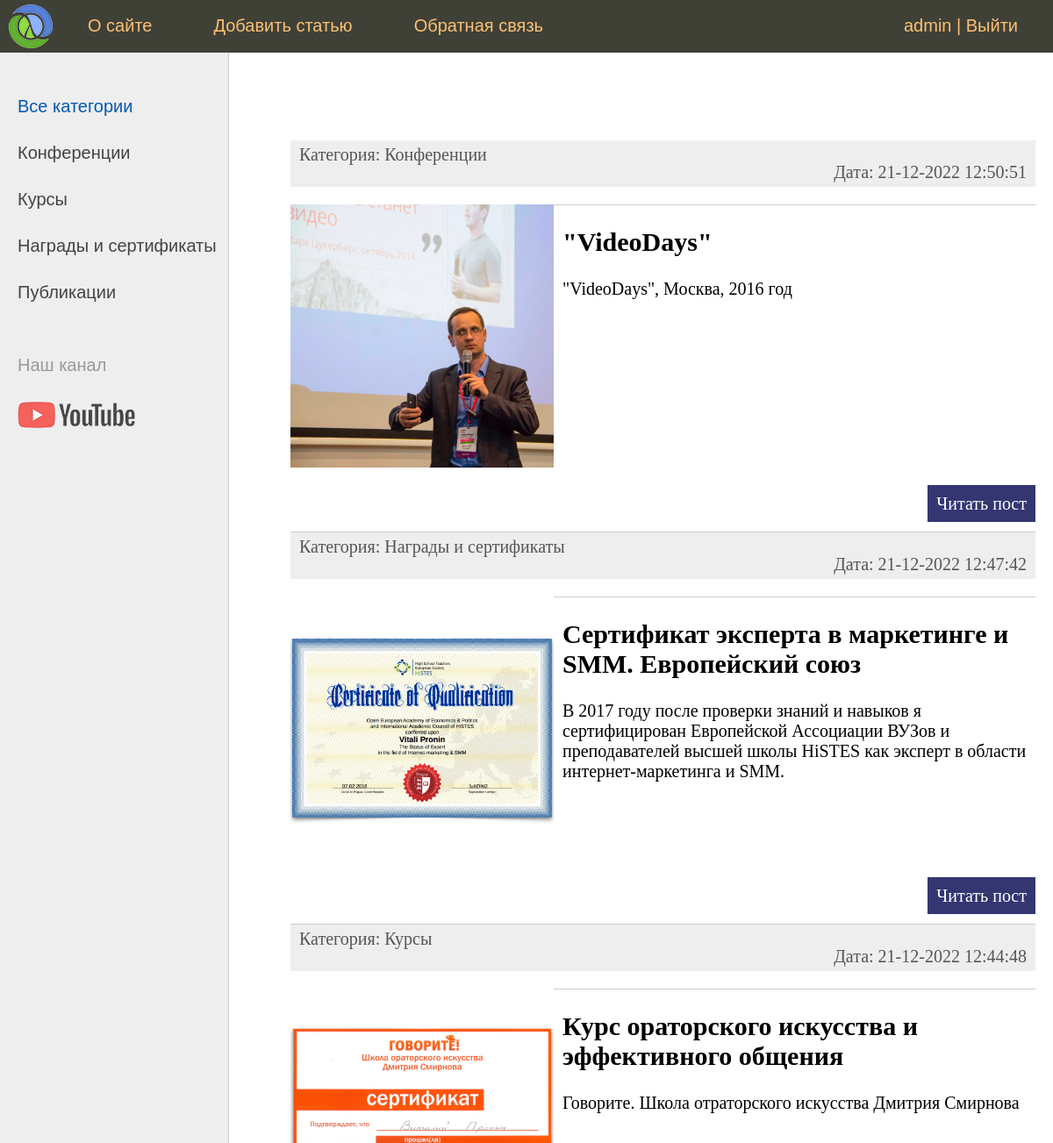
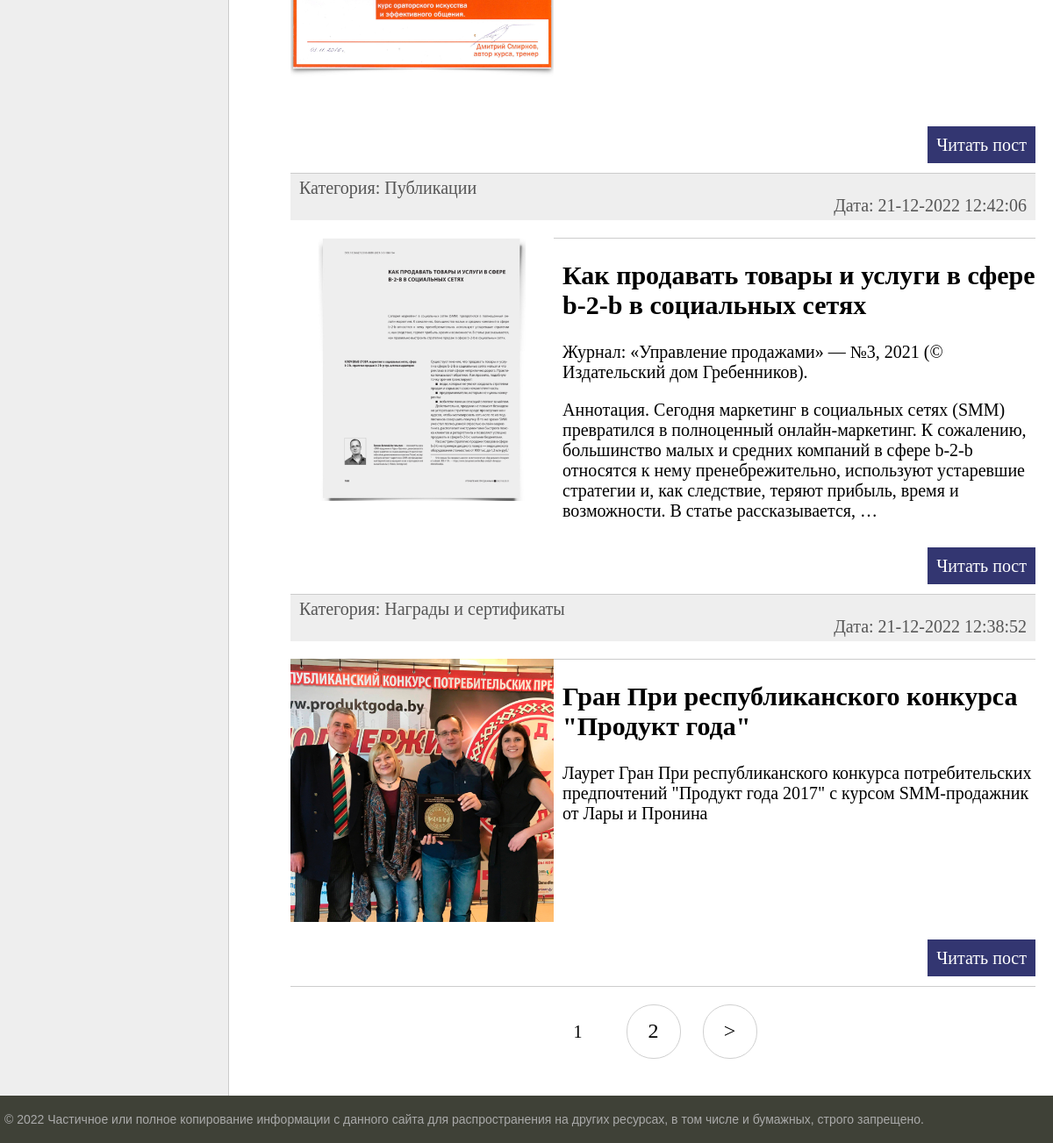
The app's page / (signed in) with its own data (2 pictures, top to bottom).
### women/models.py (models this page shows, shortened)
class Category(models.Model):
    name = models.CharField(max_length=100, db_index=True, verbose_name="Категория")
    slug = models.SlugField(max_length=255, unique=True, db_index=True, verbose_name="URL")
    def __str__(self):
        return self.name
    def get_absolute_url(self):
        return reverse('category', kwargs={'cat_slug': self.slug})
    class Meta:
        verbose_name = 'Категория'
        verbose_name_plural = 'Категории'
        ordering = ['id']

class Women(models.Model):
    title = models.CharField(max_length=255, verbose_name="Заголовок")
    slug = models.SlugField(max_length=255, unique=True, db_index=True, verbose_name="URL")
    content = models.TextField(blank=True, verbose_name="Текст статьи")
    photo = models.ImageField(upload_to="photos/%Y/%m/%d/", verbose_name="Фото")
    time_create = models.DateTimeField(auto_now_add=True, verbose_name="Время создания")
    time_update = models.DateTimeField(auto_now=True, verbose_name="Время изменения")
    is_published = models.BooleanField(default=True, verbose_name="Публикация")
    cat = models.ForeignKey('Category', on_delete=models.PROTECT, verbose_name="Категории")
    def get_absolute_url(self):
        return reverse('post', kwargs={'post_slug': self.slug})
    class Meta:
        verbose_name = 'Известные женщины'
        verbose_name_plural = 'Известные женщины'
        ordering = ['-time_create', 'title']

### women/views.py (the view)
# urls.py: path('', cache_page(60)(WomenHome.as_view()), name='home'),
class WomenHome(DataMixin, ListView):
    model = Women
    paginate_by = 5
    template_name = 'women/index.html'
    context_object_name = 'posts'
    def get_context_data(self, *, object_list=None, **kwargs):
        context = super().get_context_data(**kwargs)
        c_def = self.get_user_context(title="Главная страница")
        return dict(list(context.items()) + list(c_def.items()))
    def get_queryset(self):
        return Women.objects.filter(is_published=True).select_related('cat')

### women/utils.py (called while the page is built)
    def get_user_context(self, **kwargs):
        context = kwargs
        cats = cache.get('cats')
        if not cats:
            cats = Category.objects.annotate(Count('women'))
            cache.set('cats', cats, 60)
        user_menu = menu.copy()
        if not self.request.user.is_authenticated:
            user_menu.pop(1)
        context['menu'] = user_menu
        context['cats'] = cats
        if 'cat_selected' not in context:
            context['cat_selected'] = 0
        return context

### women/templates/women/index.html (shortened to what this page needs)
{% extends 'women/base.html' %}
{% block content %}
<ul class="list-articles">
	{% for p in posts %}
			<li><div class="article-panel">
	<p class="first">Категория: {{p.cat}}<p/>
	<p class="last">Дата: {{p.time_update|date:"d-m-Y H:i:s"}}<p/>
</div>
{% if p.photo %}
	<p><img class="img-article-left thunb" src="{{p.photo.url}}"></p>
{% endif %}
			<li><h2>{{p.title}}</h2>
	{% autoescape on %}
	{{p.content|linebreaks|truncatewords:50}}
	{% endautoescape %}
			<p class="link-read-post"><a href="{{ p.get_absolute_url }}">Читать пост</a></p>
			</li>
	{% endfor %}
</ul>
{% endblock %}

### women/templates/women/base.html (shortened to what this page needs)
{% load static %}
{% load women_tags %}
<!DOCTYPE html>
<html>
<head>
	<link type="text/css" href="{% static 'women/css/styles.css' %}" rel="stylesheet" />
</head>
<body>
<table class="table-page" border=0 cellpadding="0" cellspacing="0">
<tr><td valign=top>
{% block mainmenu %}
		<div class="header">
			<ul id="mainmenu" class="mainmenu">
			<li class="logo"><a href="{% url 'home' %}"><div class="logo"></div></a></li>
{% for m in menu %}
			<li><a href="{% url m.url_name %}">{{m.title}}</a></li>
{% endfor %}
				{% if request.user.is_authenticated %}
				<li class="last"> {{user.username}} | <a href="{% url 'logout' %}">Выйти</a></li>
				{% else %}
				<li class="last"><a href="{% url 'register' %}">Регистрация</a> | <a href="{% url 'login' %}">Войти</a></li>
				{% endif %}
			</ul>
		</div>
{% endblock mainmenu %}
<table class="table-content" border=0 cellpadding="0" cellspacing="0">
<tr>
	{% load cache %}
	<td valign="top" class="left-chapters">
	<ul id="leftchapters">
{% cache 60 sidebar %}
{% if cat_selected == 0 %}
		<li class="selected">Все категории</li>
{% else %}
		<li><a href="{% url 'home' %}">Все категории</a></li>
{% endif %}
{% for c in cats %}
{% if c.women__count > 0 %}
	{% if c.pk == cat_selected %}
		<li class="selected">{{c.name}}</li>
	{% else %}
		<li><a href="{{ c.get_absolute_url }}">{{c.name}}</a></li>
	{% endif %}
{% endif %}
{% endfor %}
{% endcache %}
		<li class="share">
		<p>Наш канал</p>
		<a class="share-yt" href="https://www.youtube.com/channel/UC14Wovl8fOyP_UGjCD94HHA" target="_blank" rel="nofollow"></a>
		</li>
	</ul>
</td>
<td valign="top" class="content">
	<div class="content-text">
{% block content %}
{% endblock %}
{% if page_obj.has_other_pages %}
<nav class="list-pages">
    <ul>
        {% for p in paginator.page_range %}
		{% if page_obj.number == p %}
        <li class="page-num page-num-selected">{{ p }}</li>
		{% elif p >= page_obj.number|add:-2 and p <= page_obj.number|add:2  %}
        <li class="page-num">
            <a href="?page={{ p }}">{{ p }}</a>
        </li>
		{% endif %}
        {% endfor %}
{% if page_obj.has_next %}
<li class="page-num">
	<a href="?page={{ page_obj.next_page_number }}">&gt;</a>
</li>
{% endif %}
    </ul>
</nav>
{% endif %}
	</div>
</td></tr></table>
</td></tr>
<tr><td valign=top>
	<div id="footer">
		<p>&copy; 2022 Частичное или полное копирование информации с данного сайта для распространения на других ресурсах, в том числе и бумажных, строго запрещено.</p>
	</div>
</td></tr></table>
</body>
</html>

### women/static/women/css/styles.css (style rules this page uses)
html, body { font-family: 'Arial'; margin: 0; padding: 0; height: 100%; width: 100%; color: #444; }
a { color: #0059b2; text-decoration: none; }
img { max-width: 600px; height: auto; }
img.img-article-left { max-width: 300px; height: auto; float: left; padding: 0 10px 10px 0; }
p.link-read-post { text-align: right; }
p.link-read-post a { padding: 10px; min-width: 100px; background: #333671; color: #fff; text-decoration: none; }
div.article-panel { background: #eee; padding: 5px 10px 5px 10px; box-sizing: border-box; overflow: hidden; color: #555; }
div.article-panel p.first { margin: 0; float: left; }
div.article-panel p.last { margin: 0; float: right; }
ul.list-articles { list-style: none; margin: 0; padding: 0; }
ul.list-articles li { border-bottom: 1px solid #ccc; }
.table-page { width: 100%; height: 100%; vertical-align: top; }
.table-page tr { height: 100%; }
.header { background: #3F4137; height: 60px; }
.logo { background: url('../images/logo.png') no-repeat 10px 5px; width: 70px; height: 60px; }
ul.mainmenu { list-style: none; margin: 0; padding: 0; height: 60px; color: #fdc073; font-size: 20px; overflow: hidden; }
ul.mainmenu li { float: left; margin: 18px 40px 0 30px; }
ul.mainmenu li.logo { margin: 0; }
ul.mainmenu li.last { float: right; }
ul.mainmenu li a { color: #fdc073; text-decoration: none; }
.table-content { width: 100%; min-height: 100%; height: 100%; }
.left-chapters { margin: 0; background: #eee; border-right: 1px solid #ccc; min-height: 100%; }
.left-chapters ul { width: 230px; min-height: 100%; margin: 0; padding: 20px 10px 10px 20px; list-style: none; font-size: 20px; }
.left-chapters ul li { margin: 30px 0 0 0; color: #999; }
.left-chapters ul li.selected { color: #0059b2; }
.left-chapters ul li a { color: #444; text-decoration: none; }
.left-chapters ul li.share { margin: 60px 0 0 0; }
.left-chapters ul li.share p { margin: 30px 0 30px 0; }
.left-chapters ul li.share a { display: inline-block; width: 40px; height: 40px; margin: 0 20px 0 0; }
.left-chapters ul li.share a.share-yt { width: 100%; height: 30px; background: url('../images/share_yt.png') no-repeat 0 0 }
.content { padding: 40px 20px 20px 40px; width: 100%; box-sizing: border-box; }
.content-text { margin: 60px 0 0 30px; color: #000; font-size: 20px; font-family: Yandex Sans Display Light; }
#footer { box-sizing: border-box; background: #3F4137; padding: 5px; color: #aaa; font-size: 14px; font-family: Verdana, Geneva, Arial, Helvetica; text-align: left; overflow: hidden; }
.list-pages { text-align: center; margin: 0 0 20px 0; }
.list-pages ul { margin: 20px 0 0 0; padding: 0; list-style: none; }
.list-pages ul li { display: inline-block; margin: 0 20px 0 0; }
.list-pages a { color: #000; font-size: 24px; text-decoration: none; }
.list-pages .page-num, .page-num-selected { display: inline-block; width: 60px; height: 44px; padding: 16px 0 0 0; border: 1px solid #d0d0d0; border-radius: 30px; }
.list-pages .page-num-selected { border: none; color: #000; font-size: 20px; }

### records on screen
Category: name "Конференции"
Category: name "Курсы"
Category: name "Награды и сертификаты"
Category: name "Публикации"
Women: cat "Конференции", time_update "21-12-2022 12:50:51", photo (picture), title "\"VideoDays\"", content "\"VideoDays\", Москва, 2016 год"
Women: cat "Награды и сертификаты", time_update "21-12-2022 12:47:42", photo (picture), title "Сертификат эксперта в маркетинге и SMM. Европейский союз", content "В 2017 году после проверки знаний и навыков я сертифицирован Европейской Ассоциации ВУЗов и преподавателей высшей школы HiSTES как эксперт в области интернет-маркетинга и SMM."
Women: cat "Курсы", time_update "21-12-2022 12:44:48", photo (picture), title "Курс ораторского искусства и эффективного общения", content "Говорите. Школа отраторского искусства Дмитрия Смирнова"
Women: cat "Публикации", time_update "21-12-2022 12:42:06", photo (picture), title "Как продавать товары и услуги в сфере b-2-b в социальных сетях", content "Журнал: «Управление продажами» — №3, 2021 (© Издательский дом Гребенников). Аннотация. Сегодня маркетинг в социальных сетях (SMM) превратился в полноценный онлайн-маркетинг. К сожалению, большинство малых и средних компаний в сфере b-2-b относятся к нему пренебрежительно, используют устаревшие стратегии и, как следствие, теряют прибыль, время и возможности. В статье рассказывается, …"
Women: cat "Награды и сертификаты", time_update "21-12-2022 12:38:52", photo (picture), title "Гран При республиканского конкурса \"Продукт года\"", content "Лаурет Гран При республиканского конкурса потребительских предпочтений \"Продукт года 2017\" с курсом SMM-продажник от Лары и Пронина"

### other values on screen
{{ m.title }} "О сайте" "Добавить статью" "Обратная связь"
{{ user.username }} "admin"
{{ p }} "1"
{{ p }} "2"
